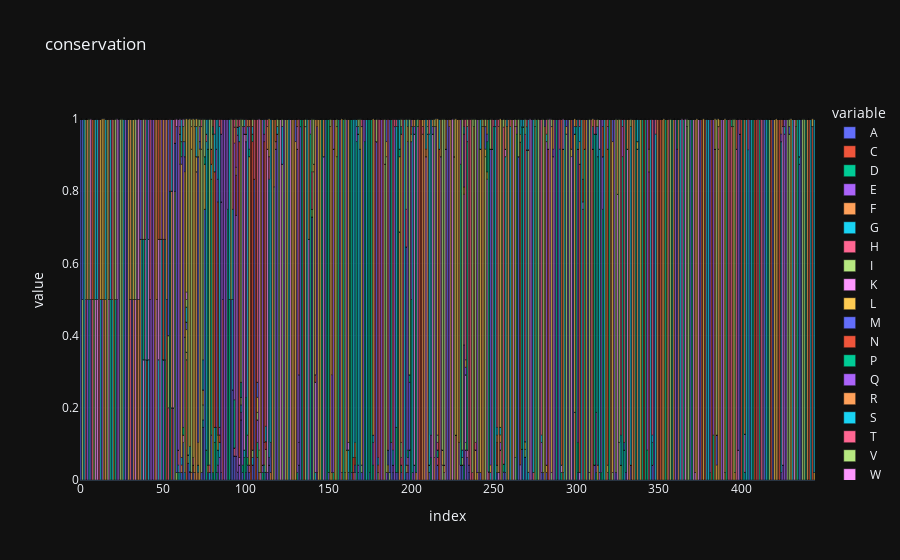

Source (notebook cell):
### Code cell
import plotly.express as px

wide_df = mstn_alignment_site_freq_df

fig = px.bar(wide_df, y=['A', 'C', 'D', 'E', 'F', 'G', 'H', 'I', 'K', 'L', 'M', 'N', 'P', 'Q', 'R', 'S', 'T', 'V', 'W', 'Y'], title="identity")
fig.show()

### Figure 1 — Plotly figure (JSON) as saved in the notebook; plotly's stock layout.template omitted (floating-point values rounded to 4 significant figures; data arrays with more than 128 entries replaced by an {"elided": "..."} marker saying what was removed)
{"data": [{"alignmentgroup": "True", "hovertemplate": "variable=A<br>index=%{x}<br>value=%{y}<extra></extra>", "legendgroup": "A", "marker": {"color": "#636efa", "pattern": {"shape": ""}}, "name": "A", "offsetgroup": "A", "orientation": "v", "showlegend": true, "textposition": "auto", "x": {"elided": "445 int values"}, "xaxis": "x", "y": {"elided": "445 float values"}, "yaxis": "y", "type": "bar"}, {"alignmentgroup": "True", "hovertemplate": "variable=C<br>index=%{x}<br>value=%{y}<extra></extra>", "legendgroup": "C", "marker": {"color": "#EF553B", "pattern": {"shape": ""}}, "name": "C", "offsetgroup": "C", "orientation": "v", "showlegend": true, "textposition": "auto", "x": {"elided": "445 int values"}, "xaxis": "x", "y": {"elided": "445 float values"}, "yaxis": "y", "type": "bar"}, {"alignmentgroup": "True", "hovertemplate": "variable=D<br>index=%{x}<br>value=%{y}<extra></extra>", "legendgroup": "D", "marker": {"color": "#00cc96", "pattern": {"shape": ""}}, "name": "D", "offsetgroup": "D", "orientation": "v", "showlegend": true, "textposition": "auto", "x": {"elided": "445 int values"}, "xaxis": "x", "y": {"elided": "445 float values"}, "yaxis": "y", "type": "bar"}, {"alignmentgroup": "True", "hovertemplate": "variable=E<br>index=%{x}<br>value=%{y}<extra></extra>", "legendgroup": "E", "marker": {"color": "#ab63fa", "pattern": {"shape": ""}}, "name": "E", "offsetgroup": "E", "orientation": "v", "showlegend": true, "textposition": "auto", "x": {"elided": "445 int values"}, "xaxis": "x", "y": {"elided": "445 float values"}, "yaxis": "y", "type": "bar"}, {"alignmentgroup": "True", "hovertemplate": "variable=F<br>index=%{x}<br>value=%{y}<extra></extra>", "legendgroup": "F", "marker": {"color": "#FFA15A", "pattern": {"shape": ""}}, "name": "F", "offsetgroup": "F", "orientation": "v", "showlegend": true, "textposition": "auto", "x": {"elided": "445 int values"}, "xaxis": "x", "y": {"elided": "445 float values"}, "yaxis": "y", "type": "bar"}, {"alignmentgroup": "True", "hovertemplate": "variable=G<br>index=%{x}<br>value=%{y}<extra></extra>", "legendgroup": "G", "marker": {"color": "#19d3f3", "pattern": {"shape": ""}}, "name": "G", "offsetgroup": "G", "orientation": "v", "showlegend": true, "textposition": "auto", "x": {"elided": "445 int values"}, "xaxis": "x", "y": {"elided": "445 float values"}, "yaxis": "y", "type": "bar"}, {"alignmentgroup": "True", "hovertemplate": "variable=H<br>index=%{x}<br>value=%{y}<extra></extra>", "legendgroup": "H", "marker": {"color": "#FF6692", "pattern": {"shape": ""}}, "name": "H", "offsetgroup": "H", "orientation": "v", "showlegend": true, "textposition": "auto", "x": {"elided": "445 int values"}, "xaxis": "x", "y": {"elided": "445 float values"}, "yaxis": "y", "type": "bar"}, {"alignmentgroup": "True", "hovertemplate": "variable=I<br>index=%{x}<br>value=%{y}<extra></extra>", "legendgroup": "I", "marker": {"color": "#B6E880", "pattern": {"shape": ""}}, "name": "I", "offsetgroup": "I", "orientation": "v", "showlegend": true, "textposition": "auto", "x": {"elided": "445 int values"}, "xaxis": "x", "y": {"elided": "445 float values"}, "yaxis": "y", "type": "bar"}, {"alignmentgroup": "True", "hovertemplate": "variable=K<br>index=%{x}<br>value=%{y}<extra></extra>", "legendgroup": "K", "marker": {"color": "#FF97FF", "pattern": {"shape": ""}}, "name": "K", "offsetgroup": "K", "orientation": "v", "showlegend": true, "textposition": "auto", "x": {"elided": "445 int values"}, "xaxis": "x", "y": {"elided": "445 float values"}, "yaxis": "y", "type": "bar"}, {"alignmentgroup": "True", "hovertemplate": "variable=L<br>index=%{x}<br>value=%{y}<extra></extra>", "legendgroup": "L", "marker": {"color": "#FECB52", "pattern": {"shape": ""}}, "name": "L", "offsetgroup": "L", "orientation": "v", "showlegend": true, "textposition": "auto", "x": {"elided": "445 int values"}, "xaxis": "x", "y": {"elided": "445 float values"}, "yaxis": "y", "type": "bar"}, {"alignmentgroup": "True", "hovertemplate": "variable=M<br>index=%{x}<br>value=%{y}<extra></extra>", "legendgroup": "M", "marker": {"color": "#636efa", "pattern": {"shape": ""}}, "name": "M", "offsetgroup": "M", "orientation": "v", "showlegend": true, "textposition": "auto", "x": {"elided": "445 int values"}, "xaxis": "x", "y": {"elided": "445 float values"}, "yaxis": "y", "type": "bar"}, {"alignmentgroup": "True", "hovertemplate": "variable=N<br>index=%{x}<br>value=%{y}<extra></extra>", "legendgroup": "N", "marker": {"color": "#EF553B", "pattern": {"shape": ""}}, "name": "N", "offsetgroup": "N", "orientation": "v", "showlegend": true, "textposition": "auto", "x": {"elided": "445 int values"}, "xaxis": "x", "y": {"elided": "445 float values"}, "yaxis": "y", "type": "bar"}, {"alignmentgroup": "True", "hovertemplate": "variable=P<br>index=%{x}<br>value=%{y}<extra></extra>", "legendgroup": "P", "marker": {"color": "#00cc96", "pattern": {"shape": ""}}, "name": "P", "offsetgroup": "P", "orientation": "v", "showlegend": true, "textposition": "auto", "x": {"elided": "445 int values"}, "xaxis": "x", "y": {"elided": "445 float values"}, "yaxis": "y", "type": "bar"}, {"alignmentgroup": "True", "hovertemplate": "variable=Q<br>index=%{x}<br>value=%{y}<extra></extra>", "legendgroup": "Q", "marker": {"color": "#ab63fa", "pattern": {"shape": ""}}, "name": "Q", "offsetgroup": "Q", "orientation": "v", "showlegend": true, "textposition": "auto", "x": {"elided": "445 int values"}, "xaxis": "x", "y": {"elided": "445 float values"}, "yaxis": "y", "type": "bar"}, {"alignmentgroup": "True", "hovertemplate": "variable=R<br>index=%{x}<br>value=%{y}<extra></extra>", "legendgroup": "R", "marker": {"color": "#FFA15A", "pattern": {"shape": ""}}, "name": "R", "offsetgroup": "R", "orientation": "v", "showlegend": true, "textposition": "auto", "x": {"elided": "445 int values"}, "xaxis": "x", "y": {"elided": "445 float values"}, "yaxis": "y", "type": "bar"}, {"alignmentgroup": "True", "hovertemplate": "variable=S<br>index=%{x}<br>value=%{y}<extra></extra>", "legendgroup": "S", "marker": {"color": "#19d3f3", "pattern": {"shape": ""}}, "name": "S", "offsetgroup": "S", "orientation": "v", "showlegend": true, "textposition": "auto", "x": {"elided": "445 int values"}, "xaxis": "x", "y": {"elided": "445 float values"}, "yaxis": "y", "type": "bar"}, {"alignmentgroup": "True", "hovertemplate": "variable=T<br>index=%{x}<br>value=%{y}<extra></extra>", "legendgroup": "T", "marker": {"color": "#FF6692", "pattern": {"shape": ""}}, "name": "T", "offsetgroup": "T", "orientation": "v", "showlegend": true, "textposition": "auto", "x": {"elided": "445 int values"}, "xaxis": "x", "y": {"elided": "445 float values"}, "yaxis": "y", "type": "bar"}, {"alignmentgroup": "True", "hovertemplate": "variable=V<br>index=%{x}<br>value=%{y}<extra></extra>", "legendgroup": "V", "marker": {"color": "#B6E880", "pattern": {"shape": ""}}, "name": "V", "offsetgroup": "V", "orientation": "v", "showlegend": true, "textposition": "auto", "x": {"elided": "445 int values"}, "xaxis": "x", "y": {"elided": "445 float values"}, "yaxis": "y", "type": "bar"}, {"alignmentgroup": "True", "hovertemplate": "variable=W<br>index=%{x}<br>value=%{y}<extra></extra>", "legendgroup": "W", "marker": {"color": "#FF97FF", "pattern": {"shape": ""}}, "name": "W", "offsetgroup": "W", "orientation": "v", "showlegend": true, "textposition": "auto", "x": {"elided": "445 int values"}, "xaxis": "x", "y": {"elided": "445 float values"}, "yaxis": "y", "type": "bar"}, {"alignmentgroup": "True", "hovertemplate": "variable=Y<br>index=%{x}<br>value=%{y}<extra></extra>", "legendgroup": "Y", "marker": {"color": "#FECB52", "pattern": {"shape": ""}}, "name": "Y", "offsetgroup": "Y", "orientation": "v", "showlegend": true, "textposition": "auto", "x": {"elided": "445 int values"}, "xaxis": "x", "y": {"elided": "445 float values"}, "yaxis": "y", "type": "bar"}], "layout": {"xaxis": {"anchor": "y", "domain": [0.0, 1.0], "title": {"text": "index"}}, "yaxis": {"anchor": "x", "domain": [0.0, 1.0], "title": {"text": "value"}}, "legend": {"title": {"text": "variable"}, "tracegroupgap": 0}, "title": {"text": "conservation"}, "barmode": "relative"}}
